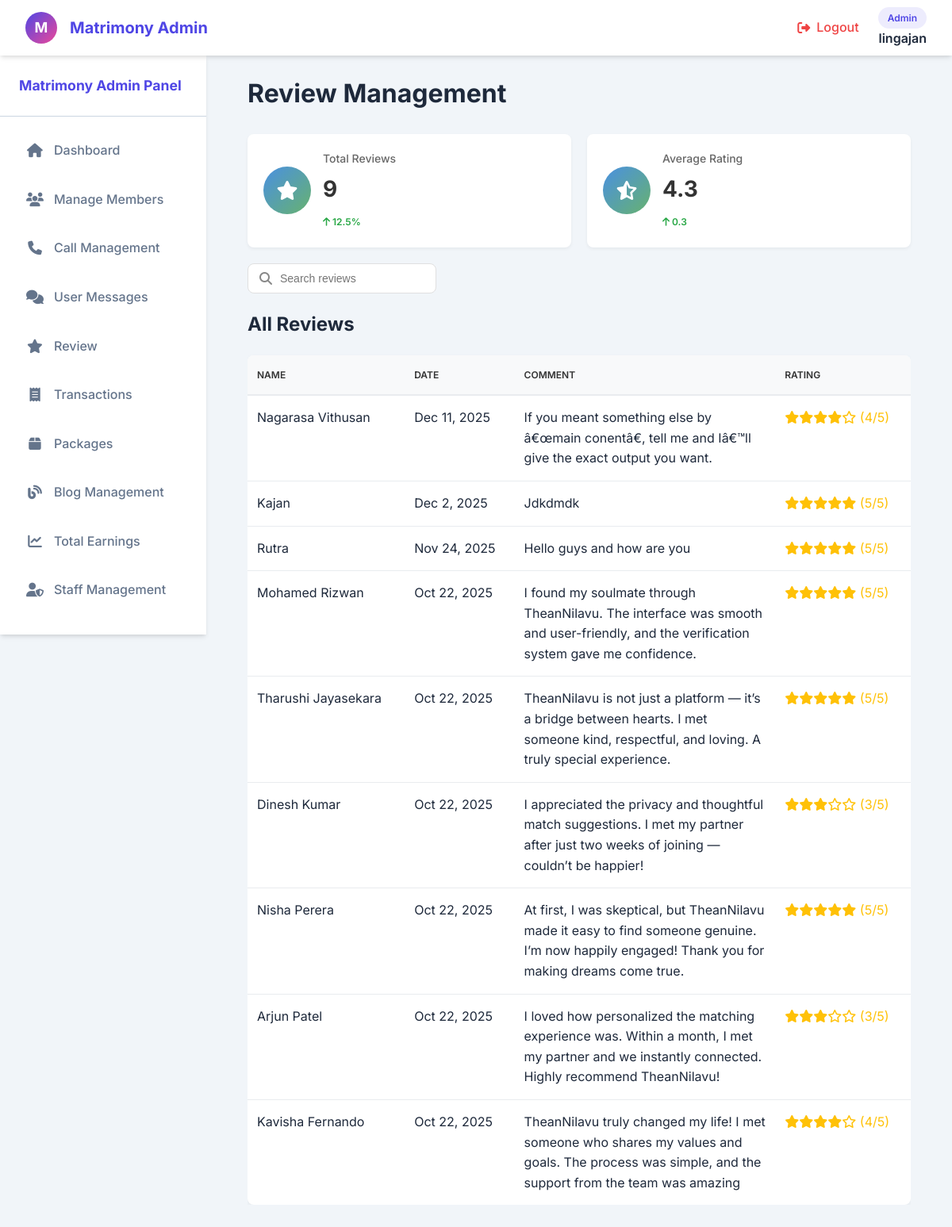
Screenshot of /AdminThennilavu/review-management.php (signed in) with the database file from the repository.
### tables this page shows
CREATE TABLE `reviews` (
  `review_id` int(11) NOT NULL,
  `rating` int(11) DEFAULT NULL CHECK (`rating` between 1 and 5),
  `comment` text DEFAULT NULL,
  `review_date` timestamp NOT NULL DEFAULT current_timestamp(),
  `name` varchar(100) DEFAULT NULL,
  `profession` varchar(100) DEFAULT NULL,
  `country` varchar(50) DEFAULT NULL,
  `photo` varchar(255) DEFAULT NULL
);

### AdminThennilavu/review-management.php (the view, shortened to what this page needs)
<?php
require_once 'header.php';
$stats_sql = "SELECT
    COUNT(*) as total_reviews,
    AVG(rating) as average_rating
    FROM reviews";
$stats_result = $conn->query($stats_sql);
$stats = $stats_result->fetch_assoc();
$total_reviews = $stats['total_reviews'];
$average_rating = round($stats['average_rating'], 1);
$search = isset($_GET['search']) ? $_GET['search'] : '';
$where_clause = '';
$sql = "SELECT * FROM reviews $where_clause ORDER BY review_date DESC";
$result = $conn->query($sql);
?>
<main class="main-content1" style="margin-top: 40px;">
  <h1>Review Management</h1>
  <div class="content-section">
    <br>
    <div class="stats-grid">
      <div class="stat-card">
        <div class="stat-icon">
          <i class="fas fa-star"></i>
        </div>
        <div class="stat-info">
          <h3>Total Reviews</h3>
          <p class="stat-number"><?php echo $total_reviews; ?></p>
          <span class="stat-change positive">
            <i class="fas fa-arrow-up"></i>
            12.5%
          </span>
        </div>
      </div>
      <div class="stat-card">
        <div class="stat-icon">
          <i class="fas fa-star-half-alt"></i>
        </div>
        <div class="stat-info">
          <h3>Average Rating</h3>
          <p class="stat-number"><?php echo $average_rating; ?></p>
          <span class="stat-change positive">
            <i class="fas fa-arrow-up"></i>
            0.3
          </span>
        </div>
      </div>
    </div>
  </div>
  <div class="search-container">
    <form method="GET" class="search-form">
      <div style="position: relative; width: 100%;">
        <i class="fas fa-search search-icon"></i>
        <input
          type="text"
          name="search"
          class="search-input"
          placeholder="Search reviews "
          value="<?php echo htmlspecialchars($search); ?>"
        />
      </div>
    </form>
  </div>
  <div class="content-section">
    <h2>All Reviews</h2>
    <div class="table-responsive">
      <table class="data-table">
        <thead>
          <tr>
            <th>Name</th>
            <th>Date</th>
            <th>Comment</th>
            <th>Rating</th>
          </tr>
        </thead>
        <tbody>
          <?php if ($result->num_rows > 0): ?>
            <?php while($row = $result->fetch_assoc()): ?>
              <tr>
                <td><?= htmlspecialchars($row['name']); ?></td>
                <td><?= date('M j, Y', strtotime($row['review_date'])); ?></td>
                <td class="comment-cell">
                  <?= htmlspecialchars($row['comment']); ?>
                </td>
                <td>
                  <div class="star-rating">
                    <?php
                      $rating = (int)$row['rating'];
                      for ($i=1; $i<=5; $i++) {
                        if ($i <= $rating) {
                          echo '<i class="fas fa-star"></i>';
                        } else {
                          echo '<i class="far fa-star"></i>';
                        }
                      }
                    ?>
                    <span>(<?= $rating; ?>/5)</span>
                  </div>
                </td>
              </tr>
            <?php endwhile; ?>
          <?php endif; ?>
        </tbody>
      </table>
    </div>
  </div>
</main>
</body>
</html>

### AdminThennilavu/review-management.php (style rules this page uses)
.star-rating { color: #ffc107; }
.search-form { display: flex; margin-bottom: 20px; }
.search-input { flex: 1; padding: 10px 15px 10px 40px; border: 1px solid #e0e0e0; border-radius: 8px; font-size: 14px; }
.search-icon { position: absolute; left: 15px; top: 50%; transform: translateY(-50%); color: #888; }
.search-container { position: relative; width: 100%; }
.stats-grid { display: grid; grid-template-columns: repeat(auto-fit, minmax(250px, 1fr)); gap: 20px; margin-bottom: 20px; }
.stat-card { background: white; border-radius: 8px; padding: 20px; box-shadow: 0 2px 4px rgba(0,0,0,0.05); display: flex; align-items: center; gap: 15px; }
.stat-icon { width: 60px; height: 60px; border-radius: 50%; background: linear-gradient(135deg, #4a90e2, #67b26f); display: flex; align-items: center; justify-content: center; color: white; font-size: 24px; }
.stat-info h3 { margin: 0 0 5px 0; color: #666; font-size: 14px; font-weight: 500; }
.stat-number { margin: 0 0 5px 0; font-size: 28px; font-weight: 700; color: #333; }
.stat-change { font-size: 12px; font-weight: 600; }
.stat-change.positive { color: #28a745; }
.table-responsive { overflow-x: auto; -webkit-overflow-scrolling: touch; }
.data-table { width: 100%; border-collapse: collapse; margin-top: 20px; background-color: #fff; box-shadow: 0 4px 8px rgba(0,0,0,0.05); border-radius: 8px; overflow: hidden; }
.data-table th, .data-table td { padding: 15px 12px; text-align: left; vertical-align: top; }
.data-table thead th { background-color: #f8f9fa; font-weight: 600; color: #333; text-transform: uppercase; font-size: 12px; border-bottom: 2px solid #e9ecef; }
.data-table tbody tr { border-bottom: 1px solid #e9ecef; transition: background-color 0.2s ease; }
.data-table tbody tr:last-child { border-bottom: none; }
.comment-cell { max-width: 300px; word-wrap: break-word; }
.main-content1 { margin-top: 40px; width: 100%; padding: 20px; transition: margin-left 0.3s ease; }

### rows the page displays
reviews: name "Nagarasa Vithusan", review_date "Dec 11, 2025", comment "If you meant something else by â€œmain conentâ€, tell me and Iâ€™ll give the exact output you want.", rating "4"
reviews: name "Kajan", review_date "Dec 2, 2025", comment "Jdkdmdk", rating "5"
reviews: name "Rutra", review_date "Nov 24, 2025", comment "Hello guys and how are you", rating "5"
reviews: name "Mohamed Rizwan", review_date "Oct 22, 2025", comment "I found my soulmate through TheanNilavu. The interface was smooth and user-friendly, and the verification system gave me confidence.", rating "5"
reviews: name "Tharushi Jayasekara", review_date "Oct 22, 2025", comment "TheanNilavu is not just a platform — it’s a bridge between hearts. I met someone kind, respectful, and loving. A truly special experience.", rating "5"
reviews: name "Dinesh Kumar", review_date "Oct 22, 2025", comment "I appreciated the privacy and thoughtful match suggestions. I met my partner after just two weeks of joining — couldn’t be happier!", rating "3"
reviews: name "Nisha Perera", review_date "Oct 22, 2025", comment "At first, I was skeptical, but TheanNilavu made it easy to find someone genuine. I’m now happily engaged! Thank you for making dreams come true.", rating "5"
reviews: name "Arjun Patel", review_date "Oct 22, 2025", comment "I loved how personalized the matching experience was. Within a month, I met my partner and we instantly connected. Highly recommend TheanNilavu!", rating "3"
reviews: name "Kavisha Fernando", review_date "Oct 22, 2025", comment "TheanNilavu truly changed my life! I met someone who shares my values and goals. The process was simple, and the support from the team was amazing", rating "4"

### other values shown
$type "Admin"
$name "lingajan"
$total_reviews "9"
$average_rating "4.3"
